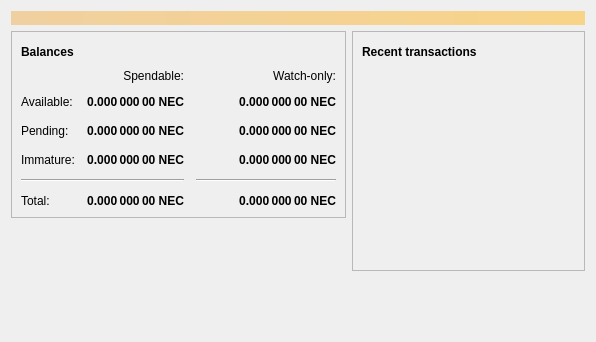
<?xml version="1.0" encoding="UTF-8"?>
<ui version="4.0">
 <class>OverviewPage</class>
 <widget class="QWidget" name="OverviewPage">
  <property name="geometry">
   <rect>
    <x>0</x>
    <y>0</y>
    <width>596</width>
    <height>342</height>
   </rect>
  </property>
  <property name="windowTitle">
   <string>Form</string>
  </property>
  <layout class="QVBoxLayout" name="topLayout">
   <item>
    <widget class="QLabel" name="labelAlerts">
     <property name="visible">
      <bool>false</bool>
     </property>
     <property name="styleSheet">
      <string notr="true">QLabel { background-color: qlineargradient(x1: 0, y1: 0, x2: 1, y2: 0, stop:0 #F0D0A0, stop:1 #F8D488); color:#000000; }</string>
     </property>
     <property name="wordWrap">
      <bool>true</bool>
     </property>
     <property name="margin">
      <number>3</number>
     </property>
     <property name="textInteractionFlags">
      <set>Qt::TextSelectableByMouse</set>
     </property>
    </widget>
   </item>
   <item>
    <layout class="QHBoxLayout" name="horizontalLayout" stretch="1,1">
     <item>
      <layout class="QVBoxLayout" name="verticalLayout_2">
       <item>
        <widget class="QFrame" name="frame">
         <property name="frameShape">
          <enum>QFrame::StyledPanel</enum>
         </property>
         <property name="frameShadow">
          <enum>QFrame::Raised</enum>
         </property>
         <layout class="QVBoxLayout" name="verticalLayout_4">
          <item>
           <layout class="QHBoxLayout" name="horizontalLayout_4">
            <item>
             <widget class="QLabel" name="label_5">
              <property name="font">
               <font>
                <weight>75</weight>
                <bold>true</bold>
               </font>
              </property>
              <property name="text">
               <string>Balances</string>
              </property>
             </widget>
            </item>
            <item>
             <widget class="QPushButton" name="labelWalletStatus">
              <property name="enabled">
               <bool>true</bool>
              </property>
              <property name="maximumSize">
               <size>
                <width>30</width>
                <height>16777215</height>
               </size>
              </property>
              <property name="toolTip">
               <string>The displayed information may be out of date. Your wallet automatically synchronizes with the Newcoin network after a connection is established, but this process has not completed yet.</string>
              </property>
              <property name="text">
               <string/>
              </property>
              <property name="icon">
               <iconset resource="../bitcoin.qrc">
                <normaloff>:/icons/warning</normaloff>
                <disabledoff>:/icons/warning</disabledoff>:/icons/warning</iconset>
              </property>
              <property name="iconSize">
               <size>
                <width>24</width>
                <height>24</height>
               </size>
              </property>
              <property name="flat">
               <bool>true</bool>
              </property>
             </widget>
            </item>
            <item>
             <spacer name="horizontalSpacer_3">
              <property name="orientation">
               <enum>Qt::Horizontal</enum>
              </property>
              <property name="sizeHint" stdset="0">
               <size>
                <width>40</width>
                <height>20</height>
               </size>
              </property>
             </spacer>
            </item>
           </layout>
          </item>
          <item>
           <layout class="QGridLayout" name="gridLayout">
            <property name="spacing">
             <number>12</number>
            </property>
            <item row="2" column="2">
             <widget class="QLabel" name="labelWatchPending">
              <property name="font">
               <font>
                <weight>75</weight>
                <bold>true</bold>
               </font>
              </property>
              <property name="cursor">
               <cursorShape>IBeamCursor</cursorShape>
              </property>
              <property name="toolTip">
               <string>Unconfirmed transactions to watch-only addresses</string>
              </property>
              <property name="text">
               <string notr="true">0.000 000 00 NEC</string>
              </property>
              <property name="alignment">
               <set>Qt::AlignRight|Qt::AlignTrailing|Qt::AlignVCenter</set>
              </property>
              <property name="textInteractionFlags">
               <set>Qt::LinksAccessibleByMouse|Qt::TextSelectableByKeyboard|Qt::TextSelectableByMouse</set>
              </property>
             </widget>
            </item>
            <item row="2" column="1">
             <widget class="QLabel" name="labelUnconfirmed">
              <property name="font">
               <font>
                <weight>75</weight>
                <bold>true</bold>
               </font>
              </property>
              <property name="cursor">
               <cursorShape>IBeamCursor</cursorShape>
              </property>
              <property name="toolTip">
               <string>Total of transactions that have yet to be confirmed, and do not yet count toward the spendable balance</string>
              </property>
              <property name="text">
               <string notr="true">0.000 000 00 NEC</string>
              </property>
              <property name="alignment">
               <set>Qt::AlignRight|Qt::AlignTrailing|Qt::AlignVCenter</set>
              </property>
              <property name="textInteractionFlags">
               <set>Qt::LinksAccessibleByMouse|Qt::TextSelectableByKeyboard|Qt::TextSelectableByMouse</set>
              </property>
             </widget>
            </item>
            <item row="3" column="2">
             <widget class="QLabel" name="labelWatchImmature">
              <property name="font">
               <font>
                <weight>75</weight>
                <bold>true</bold>
               </font>
              </property>
              <property name="cursor">
               <cursorShape>IBeamCursor</cursorShape>
              </property>
              <property name="toolTip">
               <string>Mined balance in watch-only addresses that has not yet matured</string>
              </property>
              <property name="text">
               <string notr="true">0.000 000 00 NEC</string>
              </property>
              <property name="alignment">
               <set>Qt::AlignRight|Qt::AlignTrailing|Qt::AlignVCenter</set>
              </property>
              <property name="textInteractionFlags">
               <set>Qt::LinksAccessibleByMouse|Qt::TextSelectableByKeyboard|Qt::TextSelectableByMouse</set>
              </property>
             </widget>
            </item>
            <item row="4" column="0" colspan="2">
             <widget class="Line" name="line">
              <property name="orientation">
               <enum>Qt::Horizontal</enum>
              </property>
             </widget>
            </item>
            <item row="4" column="2">
             <widget class="Line" name="lineWatchBalance">
              <property name="sizePolicy">
               <sizepolicy hsizetype="Preferred" vsizetype="Fixed">
                <horstretch>0</horstretch>
                <verstretch>0</verstretch>
               </sizepolicy>
              </property>
              <property name="minimumSize">
               <size>
                <width>140</width>
                <height>0</height>
               </size>
              </property>
              <property name="orientation">
               <enum>Qt::Horizontal</enum>
              </property>
             </widget>
            </item>
            <item row="5" column="0">
             <widget class="QLabel" name="labelTotalText">
              <property name="text">
               <string>Total:</string>
              </property>
             </widget>
            </item>
            <item row="3" column="1">
             <widget class="QLabel" name="labelImmature">
              <property name="font">
               <font>
                <weight>75</weight>
                <bold>true</bold>
               </font>
              </property>
              <property name="cursor">
               <cursorShape>IBeamCursor</cursorShape>
              </property>
              <property name="toolTip">
               <string>Mined balance that has not yet matured</string>
              </property>
              <property name="text">
               <string notr="true">0.000 000 00 NEC</string>
              </property>
              <property name="alignment">
               <set>Qt::AlignRight|Qt::AlignTrailing|Qt::AlignVCenter</set>
              </property>
              <property name="textInteractionFlags">
               <set>Qt::LinksAccessibleByMouse|Qt::TextSelectableByKeyboard|Qt::TextSelectableByMouse</set>
              </property>
             </widget>
            </item>
            <item row="2" column="3">
             <spacer name="horizontalSpacer_2">
              <property name="orientation">
               <enum>Qt::Horizontal</enum>
              </property>
              <property name="sizeHint" stdset="0">
               <size>
                <width>40</width>
                <height>20</height>
               </size>
              </property>
             </spacer>
            </item>
            <item row="3" column="0">
             <widget class="QLabel" name="labelImmatureText">
              <property name="text">
               <string>Immature:</string>
              </property>
             </widget>
            </item>
            <item row="5" column="1">
             <widget class="QLabel" name="labelTotal">
              <property name="font">
               <font>
                <weight>75</weight>
                <bold>true</bold>
               </font>
              </property>
              <property name="cursor">
               <cursorShape>IBeamCursor</cursorShape>
              </property>
              <property name="toolTip">
               <string>Your current total balance</string>
              </property>
              <property name="text">
               <string notr="true">0.000 000 00 NEC</string>
              </property>
              <property name="alignment">
               <set>Qt::AlignRight|Qt::AlignTrailing|Qt::AlignVCenter</set>
              </property>
              <property name="textInteractionFlags">
               <set>Qt::LinksAccessibleByMouse|Qt::TextSelectableByKeyboard|Qt::TextSelectableByMouse</set>
              </property>
             </widget>
            </item>
            <item row="5" column="2">
             <widget class="QLabel" name="labelWatchTotal">
              <property name="font">
               <font>
                <weight>75</weight>
                <bold>true</bold>
               </font>
              </property>
              <property name="cursor">
               <cursorShape>IBeamCursor</cursorShape>
              </property>
              <property name="toolTip">
               <string>Current total balance in watch-only addresses</string>
              </property>
              <property name="text">
               <string notr="true">0.000 000 00 NEC</string>
              </property>
              <property name="alignment">
               <set>Qt::AlignRight|Qt::AlignTrailing|Qt::AlignVCenter</set>
              </property>
              <property name="textInteractionFlags">
               <set>Qt::LinksAccessibleByMouse|Qt::TextSelectableByKeyboard|Qt::TextSelectableByMouse</set>
              </property>
             </widget>
            </item>
            <item row="0" column="2">
             <widget class="QLabel" name="labelWatchonly">
              <property name="text">
               <string>Watch-only:</string>
              </property>
              <property name="alignment">
               <set>Qt::AlignRight|Qt::AlignTrailing|Qt::AlignVCenter</set>
              </property>
             </widget>
            </item>
            <item row="1" column="0">
             <widget class="QLabel" name="labelBalanceText">
              <property name="text">
               <string>Available:</string>
              </property>
             </widget>
            </item>
            <item row="1" column="1">
             <widget class="QLabel" name="labelBalance">
              <property name="font">
               <font>
                <weight>75</weight>
                <bold>true</bold>
               </font>
              </property>
              <property name="cursor">
               <cursorShape>IBeamCursor</cursorShape>
              </property>
              <property name="toolTip">
               <string>Your current spendable balance</string>
              </property>
              <property name="text">
               <string notr="true">0.000 000 00 NEC</string>
              </property>
              <property name="alignment">
               <set>Qt::AlignRight|Qt::AlignTrailing|Qt::AlignVCenter</set>
              </property>
              <property name="textInteractionFlags">
               <set>Qt::LinksAccessibleByMouse|Qt::TextSelectableByKeyboard|Qt::TextSelectableByMouse</set>
              </property>
             </widget>
            </item>
            <item row="1" column="2">
             <widget class="QLabel" name="labelWatchAvailable">
              <property name="font">
               <font>
                <weight>75</weight>
                <bold>true</bold>
               </font>
              </property>
              <property name="cursor">
               <cursorShape>IBeamCursor</cursorShape>
              </property>
              <property name="toolTip">
               <string>Your current balance in watch-only addresses</string>
              </property>
              <property name="text">
               <string notr="true">0.000 000 00 NEC</string>
              </property>
              <property name="alignment">
               <set>Qt::AlignRight|Qt::AlignTrailing|Qt::AlignVCenter</set>
              </property>
              <property name="textInteractionFlags">
               <set>Qt::LinksAccessibleByMouse|Qt::TextSelectableByKeyboard|Qt::TextSelectableByMouse</set>
              </property>
             </widget>
            </item>
            <item row="2" column="0">
             <widget class="QLabel" name="labelPendingText">
              <property name="text">
               <string>Pending:</string>
              </property>
             </widget>
            </item>
            <item row="0" column="1">
             <widget class="QLabel" name="labelSpendable">
              <property name="text">
               <string>Spendable:</string>
              </property>
              <property name="alignment">
               <set>Qt::AlignRight|Qt::AlignTrailing|Qt::AlignVCenter</set>
              </property>
             </widget>
            </item>
           </layout>
          </item>
         </layout>
        </widget>
       </item>
       <item>
        <spacer name="verticalSpacer">
         <property name="orientation">
          <enum>Qt::Vertical</enum>
         </property>
         <property name="sizeHint" stdset="0">
          <size>
           <width>20</width>
           <height>40</height>
          </size>
         </property>
        </spacer>
       </item>
      </layout>
     </item>
     <item>
      <layout class="QVBoxLayout" name="verticalLayout_3">
       <item>
        <widget class="QFrame" name="frame_2">
         <property name="frameShape">
          <enum>QFrame::StyledPanel</enum>
         </property>
         <property name="frameShadow">
          <enum>QFrame::Raised</enum>
         </property>
         <layout class="QVBoxLayout" name="verticalLayout">
          <item>
           <layout class="QHBoxLayout" name="horizontalLayout_2">
            <item>
             <widget class="QLabel" name="label_4">
              <property name="font">
               <font>
                <weight>75</weight>
                <bold>true</bold>
               </font>
              </property>
              <property name="text">
               <string>Recent transactions</string>
              </property>
             </widget>
            </item>
            <item>
             <widget class="QPushButton" name="labelTransactionsStatus">
              <property name="enabled">
               <bool>true</bool>
              </property>
              <property name="maximumSize">
               <size>
                <width>30</width>
                <height>16777215</height>
               </size>
              </property>
              <property name="toolTip">
               <string>The displayed information may be out of date. Your wallet automatically synchronizes with the Newcoin network after a connection is established, but this process has not completed yet.</string>
              </property>
              <property name="text">
               <string/>
              </property>
              <property name="icon">
               <iconset resource="../bitcoin.qrc">
                <normaloff>:/icons/warning</normaloff>
                <disabledoff>:/icons/warning</disabledoff>:/icons/warning</iconset>
              </property>
              <property name="iconSize">
               <size>
                <width>24</width>
                <height>24</height>
               </size>
              </property>
              <property name="flat">
               <bool>true</bool>
              </property>
             </widget>
            </item>
            <item>
             <spacer name="horizontalSpacer">
              <property name="orientation">
               <enum>Qt::Horizontal</enum>
              </property>
              <property name="sizeHint" stdset="0">
               <size>
                <width>40</width>
                <height>20</height>
               </size>
              </property>
             </spacer>
            </item>
           </layout>
          </item>
          <item>
           <widget class="QListView" name="listTransactions">
            <property name="styleSheet">
             <string notr="true">QListView { background: transparent; }</string>
            </property>
            <property name="frameShape">
             <enum>QFrame::NoFrame</enum>
            </property>
            <property name="verticalScrollBarPolicy">
             <enum>Qt::ScrollBarAlwaysOff</enum>
            </property>
            <property name="horizontalScrollBarPolicy">
             <enum>Qt::ScrollBarAlwaysOff</enum>
            </property>
            <property name="selectionMode">
             <enum>QAbstractItemView::NoSelection</enum>
            </property>
           </widget>
          </item>
         </layout>
        </widget>
       </item>
       <item>
        <spacer name="verticalSpacer_2">
         <property name="orientation">
          <enum>Qt::Vertical</enum>
         </property>
         <property name="sizeHint" stdset="0">
          <size>
           <width>20</width>
           <height>40</height>
          </size>
         </property>
        </spacer>
       </item>
      </layout>
     </item>
    </layout>
   </item>
  </layout>
 </widget>
 <resources/>
 <connections/>
</ui>
